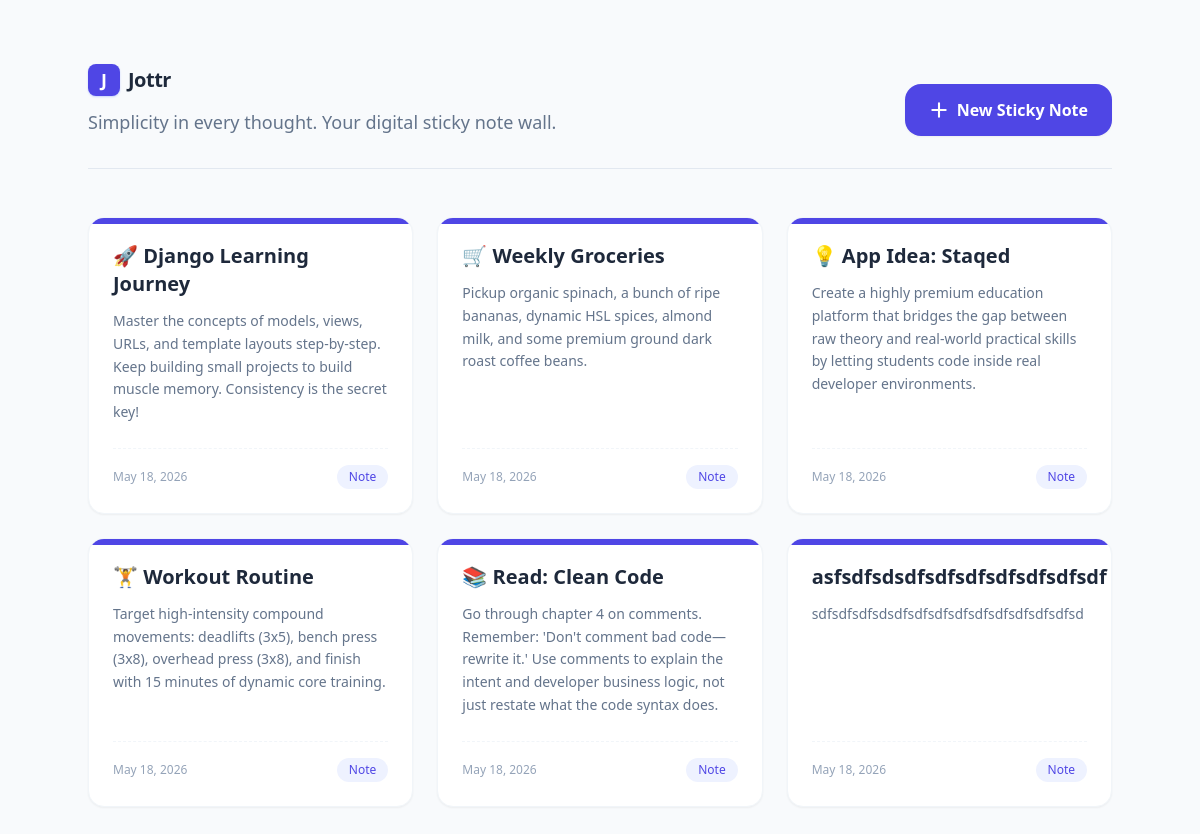
Before: / with the older database file.
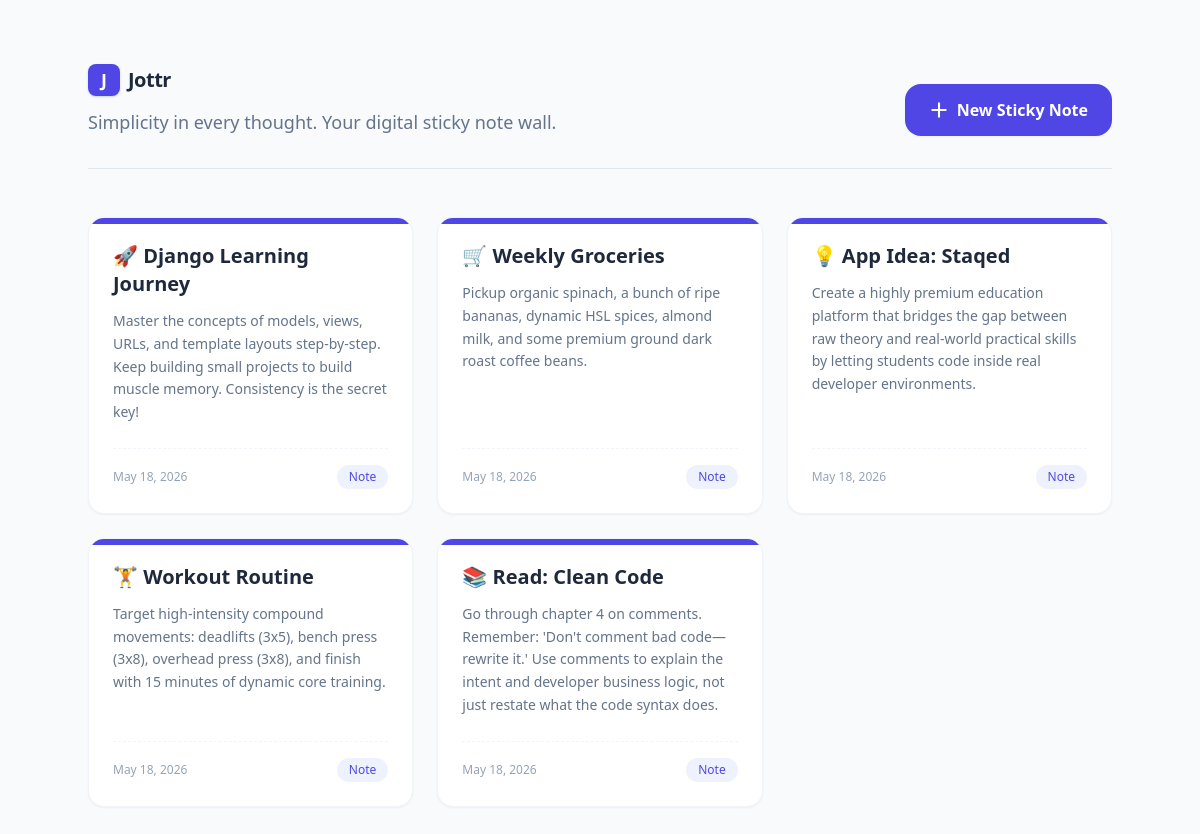
After: the same page with the newer database file.
### notes/models.py (models this page shows, shortened)
class Note(models.Model):
    title = models.CharField(
        max_length=200,
        help_text="The main heading for your sticky note card."
    )
    content = models.TextField(
        help_text="The rich details and descriptions of your thoughts."
    )
    created_at = models.DateTimeField(auto_now_add=True)

### notes/views.py (the view)
# urls.py: path('', views.note_list, name='note_list'),
def note_list(request):
    notes_data = Note.objects.all()
    context = {
        'notes': notes_data,
    }
    return render(request, 'notes/index.html', context)

### notes/templates/notes/index.html (shortened to what this page needs)
<!DOCTYPE html>
<html lang="en">
<head>
    <script src="https://cdn.tailwindcss.com"></script>
</head>
<body class="bg-slate-50 font-sans text-slate-800 min-h-screen py-16 px-6 flex justify-center">
    <div class="max-w-5xl w-full">
        <header class="flex flex-col sm:flex-row sm:items-end justify-between border-b border-slate-200 pb-8 mb-12 gap-6">
            <div>
                <div class="flex items-center gap-2 mb-3">
                    <div class="w-8 h-8 rounded-lg bg-indigo-600 flex items-center justify-center text-white font-bold text-lg shadow-sm shadow-indigo-200">J</div>
                    <span class="text-xl font-bold tracking-tight text-slate-800">Jottr</span>
                </div>
                <p class="text-slate-500 text-lg font-light">
                    Simplicity in every thought. Your digital sticky note wall.
                </p>
            </div>
            <div>
                <a href="{% url 'notes:create_note' %}"
                    class="inline-flex items-center gap-2 px-6 py-3.5 bg-indigo-600 hover:bg-indigo-700 active:scale-95 text-white font-semibold rounded-2xl shadow-sm hover:shadow-md transition-all duration-300 group">
                    <svg class="w-5 h-5 group-hover:rotate-90 transition-transform duration-300" fill="none"
                        stroke="currentColor" viewBox="0 0 24 24">
                        <path stroke-linecap="round" stroke-linejoin="round" stroke-width="2.5" d="M12 4v16m8-8H4" />
                    </svg>
                    New Sticky Note
                </a>
            </div>
        </header>
        <div class="grid grid-cols-1 md:grid-cols-2 lg:grid-cols-3 gap-6 w-full">
            {% for note in notes %}
            <div
                class="group bg-white rounded-2xl p-6 shadow-sm border border-slate-100 hover:shadow-md hover:-translate-y-1 transition-all duration-300 relative overflow-hidden flex flex-col justify-between">
                <div class="absolute top-0 left-0 w-full h-[6px] bg-indigo-600"></div>
                <div>
                    <h3
                        class="text-xl font-semibold text-slate-800 mb-3 group-hover:text-indigo-600 transition-colors duration-300">
                        <a href="{% url 'notes:note_detail' note.pk %}" class="hover:underline">
                            {{ note.title }}
                        </a>
                    </h3>
                    <p class="text-slate-500 text-sm leading-relaxed mb-6">
                        {{ note.content }}
                    </p>
                </div>
                <div
                    class="flex justify-between items-center text-xs text-slate-400 border-t border-dashed border-slate-100 pt-4 mt-auto">
                    <span>{{ note.created_at|date:"F j, Y" }}</span>
                    <span class="bg-indigo-50 text-indigo-600 px-3 py-1 rounded-full font-medium">
                        Note
                    </span>
                </div>
            </div>
            {% empty %}
            <div class="col-span-full text-center py-12">
                <p class="text-slate-400 text-lg">No notes found. Your digital sticky-note wall is clean and empty!</p>
            </div>
            {% endfor %}
        </div>
    </div>
</body>
</html>

Changed rows visible on the page:
removed Note: title "asfsdfsdsdfsdfsdfsdfsdfsdfsdf", content "sdfsdfsdfsdsdfsdfsdfsdfsdfsdfsdfsdfsdfsd", created_at "May 18, 2026"
